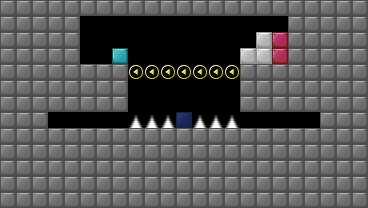

A 2D game scene composited from a Tiled map and its tileset images. What follows is a short description and the map's XML, with every tile layer's data as written:
An orthogonal 23x13 tile map with 16x16 px tiles, 6 tile layers (Wall, Spike, Gravity, Block, ...), 4 tilesets.

<map version="1.9" tiledversion="1.9.2" orientation="orthogonal" renderorder="right-down" width="23" height="13" tilewidth="16" tileheight="16" infinite="0" nextlayerid="12" nextobjectid="1">
 <properties>
  <property name="SpawnX" type="int" value="47" />
  <property name="SpawnY" type="int" value="9" />
  <property name="WinX" type="int" value="10" />
  <property name="WinY" type="int" value="25" />
 </properties>
 <tileset firstgid="1" name="BASIC_II" tilewidth="16" tileheight="16" tilecount="12" columns="6">
  <image source="BASIC_II.png" width="96" height="32" />
 </tileset>
 <tileset firstgid="13" name="BASIC_BG_II" tilewidth="16" tileheight="16" tilecount="12" columns="6">
  <image source="BASIC_BG_II.png" width="96" height="32" />
 </tileset>
 <tileset firstgid="25" name="gravs" tilewidth="16" tileheight="16" tilecount="5" columns="5">
  <image source="gravs.png" width="80" height="16" />
 </tileset>
 <tileset firstgid="30" name="Spike" tilewidth="16" tileheight="16" tilecount="1" columns="1">
  <image source="Spike.png" width="16" height="16" />
 </tileset>
 <layer id="6" name="Wall" width="23" height="13">
  <data encoding="csv">
2,2,2,2,2,2,2,2,2,2,2,2,2,2,2,2,2,2,2,2,2,2,2,
2,2,2,2,2,0,0,0,0,0,0,0,0,0,0,0,0,0,2,2,2,2,2,
2,2,2,2,2,0,0,0,0,0,0,0,0,0,0,0,0,0,2,2,2,2,2,
2,2,2,2,2,0,0,0,0,0,0,0,0,0,0,0,0,0,2,2,2,2,2,
2,2,2,2,2,2,2,2,0,0,0,0,0,0,0,2,2,2,2,2,2,2,2,
2,2,2,2,2,2,2,2,0,0,0,0,0,0,0,2,2,2,2,2,2,2,2,
2,2,2,2,2,2,2,2,0,0,0,0,0,0,0,2,2,2,2,2,2,2,2,
2,2,2,0,0,0,0,0,0,0,0,0,0,0,0,0,0,0,0,0,2,2,2,
2,2,2,2,2,2,2,2,2,2,2,2,2,2,2,2,2,2,2,2,2,2,2,
2,2,2,2,2,2,2,2,2,2,2,2,2,2,2,2,2,2,2,2,2,2,2,
2,2,2,2,2,2,2,2,2,2,2,2,2,2,2,2,2,2,2,2,2,2,2,
2,2,2,2,2,2,2,2,2,2,2,0,2,2,2,2,2,2,2,2,2,2,2,
2,2,2,2,2,2,2,2,2,2,2,2,2,2,2,2,2,2,2,2,2,2,2
</data>
 </layer>
 <layer id="11" name="Spike" width="23" height="13">
  <data encoding="csv">
0,0,0,0,0,0,0,0,0,0,0,0,0,0,0,0,0,0,0,0,0,0,0,
0,0,0,0,0,0,0,0,0,0,0,0,0,0,0,0,0,0,0,0,0,0,0,
0,0,0,0,0,0,0,0,0,0,0,0,0,0,0,0,0,0,0,0,0,0,0,
0,0,0,0,0,0,0,0,0,0,0,0,0,0,0,0,0,0,0,0,0,0,0,
0,0,0,0,0,0,0,0,0,0,0,0,0,0,0,0,0,0,0,0,0,0,0,
0,0,0,0,0,0,0,0,0,0,0,0,0,0,0,0,0,0,0,0,0,0,0,
0,0,0,0,0,0,0,0,0,0,0,0,0,0,0,0,0,0,0,0,0,0,0,
0,0,0,0,0,0,0,0,0,0,0,0,0,0,0,0,0,0,0,0,0,0,0,
0,0,0,0,0,0,0,0,0,0,0,0,0,0,0,0,0,0,0,0,0,0,0,
0,0,0,0,0,0,0,0,0,0,0,0,0,0,0,0,0,0,0,0,0,0,0,
0,0,0,0,0,0,0,0,0,0,0,0,0,0,0,0,0,0,0,0,0,0,0,
0,0,0,0,0,0,0,0,0,0,0,2,0,0,0,0,0,0,0,0,0,0,0,
0,0,0,0,0,0,0,0,0,0,0,2,0,0,0,0,0,0,0,0,0,0,0
</data>
 </layer>
 <layer id="10" name="Gravity" width="23" height="13">
  <data encoding="csv">
0,0,0,0,0,0,0,0,0,0,0,0,0,0,0,0,0,0,0,0,0,0,0,
0,0,0,0,0,0,0,0,0,0,0,0,0,0,0,0,0,0,0,0,0,0,0,
0,0,0,0,0,0,0,0,0,0,0,0,0,0,0,0,0,0,0,0,0,0,0,
0,0,0,0,0,0,0,0,0,0,0,0,0,0,0,0,0,0,0,0,0,0,0,
0,0,0,0,0,0,0,0,26,26,26,26,26,26,26,0,0,0,0,0,0,0,0,
0,0,0,0,0,0,0,0,0,0,0,0,0,0,0,0,0,0,0,0,0,0,0,
0,0,0,0,0,0,0,0,0,0,0,0,0,0,0,0,0,0,0,0,0,0,0,
0,0,0,0,0,0,0,0,0,0,0,0,0,0,0,0,0,0,0,0,0,0,0,
0,0,0,0,0,0,0,0,0,0,0,0,0,0,0,0,0,0,0,0,0,0,0,
0,0,0,0,0,0,0,0,0,0,0,0,0,0,0,0,0,0,0,0,0,0,0,
0,0,0,0,0,0,0,0,0,0,0,0,0,0,0,0,0,0,0,0,0,0,0,
0,0,0,0,0,0,0,0,0,0,0,0,0,0,0,0,0,0,0,0,0,0,0,
0,0,0,0,0,0,0,0,0,0,0,0,0,0,0,0,0,0,0,0,0,0,0
</data>
 </layer>
 <layer id="7" name="Block" width="23" height="13">
  <data encoding="csv">
0,0,0,0,0,0,0,0,0,0,0,0,0,0,0,0,0,0,0,0,0,0,0,
0,0,0,0,0,0,0,0,0,0,0,0,0,0,0,0,0,0,0,0,0,0,0,
0,0,0,0,0,0,0,0,0,0,0,0,0,0,0,0,1,4,0,0,0,0,0,
0,0,0,0,0,0,0,8,0,0,0,0,0,0,0,1,1,4,0,0,0,0,0,
0,0,0,0,0,0,0,0,26,26,26,26,0,0,26,0,0,0,0,0,0,0,0,
0,0,0,0,0,0,0,0,0,0,0,0,0,0,0,0,0,0,0,0,0,0,0,
0,0,0,0,0,0,0,0,0,0,0,0,0,0,0,0,0,0,0,0,0,0,0,
0,0,0,0,0,0,0,0,30,30,30,0,30,30,30,0,0,0,0,0,0,0,0,
0,0,0,0,0,0,0,0,0,0,0,0,0,0,0,0,0,0,0,0,0,0,0,
0,0,0,0,0,0,0,0,0,0,0,0,0,0,0,0,0,0,0,0,0,0,0,
0,0,0,0,0,0,0,0,0,0,0,0,0,0,0,0,0,0,0,0,0,0,0,
0,0,0,0,0,0,0,0,0,0,0,0,0,0,0,0,0,0,0,0,0,0,0,
0,0,0,0,0,0,0,0,0,0,0,0,0,0,0,0,0,0,0,0,0,0,0
</data>
 </layer>
 <layer id="9" name="Target" width="23" height="13">
  <data encoding="csv">
0,0,0,0,0,0,0,0,0,0,0,0,0,0,0,0,0,0,0,0,0,0,0,
0,0,0,0,0,0,0,0,0,0,0,0,0,0,0,0,0,0,0,0,0,0,0,
0,0,0,0,0,0,0,0,0,0,0,0,0,0,0,0,0,0,0,0,0,0,0,
0,0,0,0,0,0,0,0,0,0,0,0,0,0,0,0,0,0,0,0,0,0,0,
0,0,0,0,0,0,0,0,0,0,0,0,0,0,0,0,0,0,0,0,0,0,0,
0,0,0,0,0,0,0,0,0,0,0,0,0,0,0,0,0,0,0,0,0,0,0,
0,0,0,0,0,0,0,0,0,0,0,0,0,0,0,0,0,0,0,0,0,0,0,
0,0,0,0,0,0,0,0,0,0,0,21,0,0,0,0,0,0,0,0,0,0,0,
0,0,0,0,0,0,0,0,0,0,0,0,0,0,0,0,0,0,0,0,0,0,0,
0,0,0,0,0,0,0,0,0,0,0,0,0,0,0,0,0,0,0,0,0,0,0,
0,0,0,0,0,0,0,0,0,0,0,0,0,0,0,0,0,0,0,0,0,0,0,
0,0,0,0,0,0,0,0,0,0,0,0,0,0,0,0,0,0,0,0,0,0,0,
0,0,0,0,0,0,0,0,0,0,0,0,0,0,0,0,0,0,0,0,0,0,0
</data>
 </layer>
 <layer id="8" name="Misc" width="23" height="13">
  <data encoding="csv">
0,0,0,0,0,0,0,0,0,0,0,0,0,0,0,0,0,0,0,0,0,0,0,
0,0,0,0,0,0,0,0,0,0,0,0,0,0,0,0,0,0,0,0,0,0,0,
0,0,0,0,0,0,0,0,0,0,0,0,0,0,0,0,0,0,0,0,0,0,0,
0,0,0,0,0,0,0,0,0,0,0,0,0,0,0,0,0,0,0,0,0,0,0,
0,0,0,0,0,0,0,0,0,0,0,0,0,0,0,0,0,0,0,0,0,0,0,
0,0,0,0,0,0,0,0,0,0,0,0,0,0,0,0,0,0,0,0,0,0,0,
0,0,0,0,0,0,0,0,0,0,0,0,0,0,0,0,0,0,0,0,0,0,0,
0,0,0,0,0,0,0,0,0,0,0,0,0,0,0,0,0,0,0,0,0,0,0,
0,0,0,0,0,0,0,0,0,0,0,0,0,0,0,0,0,0,0,0,0,0,0,
0,0,0,0,0,0,0,0,0,0,0,0,0,0,0,0,0,0,0,0,0,0,0,
0,0,0,0,0,0,0,0,0,0,0,0,0,0,0,0,0,0,0,0,0,0,0,
0,0,0,0,0,0,0,0,0,0,0,0,0,0,0,0,0,0,0,0,0,0,0,
0,0,0,0,0,0,0,0,0,0,0,0,0,0,0,0,0,0,0,0,0,0,0
</data>
 </layer>
</map>
